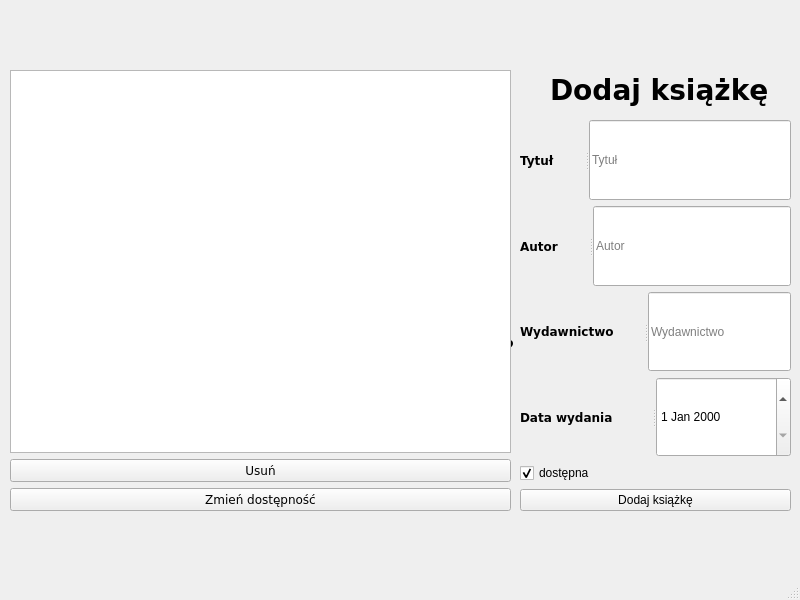
<?xml version="1.0" encoding="UTF-8"?>
<ui version="4.0">
 <class>Add_book</class>
 <widget class="QMainWindow" name="Add_book">
  <property name="geometry">
   <rect>
    <x>0</x>
    <y>0</y>
    <width>800</width>
    <height>600</height>
   </rect>
  </property>
  <property name="windowTitle">
   <string>LibSys</string>
  </property>
  <property name="windowIcon">
   <iconset theme="QIcon::ThemeIcon::UserAvailable"/>
  </property>
  <widget class="QWidget" name="centralwidget">
   <widget class="QLabel" name="label_5">
    <property name="geometry">
     <rect>
      <x>550</x>
      <y>60</y>
      <width>331</width>
      <height>61</height>
     </rect>
    </property>
    <property name="font">
     <font>
      <family>Verdana</family>
      <pointsize>21</pointsize>
      <bold>true</bold>
     </font>
    </property>
    <property name="text">
     <string>Dodaj książkę</string>
    </property>
   </widget>
   <widget class="QLabel" name="label_6">
    <property name="geometry">
     <rect>
      <x>420</x>
      <y>330</y>
      <width>97</width>
      <height>24</height>
     </rect>
    </property>
    <property name="font">
     <font>
      <family>Verdana</family>
      <bold>true</bold>
     </font>
    </property>
    <property name="text">
     <string>Autor</string>
    </property>
   </widget>
   <widget class="QLabel" name="label_7">
    <property name="geometry">
     <rect>
      <x>420</x>
      <y>330</y>
      <width>97</width>
      <height>24</height>
     </rect>
    </property>
    <property name="font">
     <font>
      <family>Verdana</family>
      <bold>true</bold>
     </font>
    </property>
    <property name="text">
     <string>Wydawnictwo</string>
    </property>
   </widget>
   <widget class="QLabel" name="label_8">
    <property name="geometry">
     <rect>
      <x>420</x>
      <y>330</y>
      <width>98</width>
      <height>25</height>
     </rect>
    </property>
    <property name="font">
     <font>
      <family>Verdana</family>
      <bold>true</bold>
     </font>
    </property>
    <property name="text">
     <string>Data wydania</string>
    </property>
   </widget>
   <widget class="QLabel" name="label_9">
    <property name="geometry">
     <rect>
      <x>420</x>
      <y>330</y>
      <width>97</width>
      <height>24</height>
     </rect>
    </property>
    <property name="font">
     <font>
      <family>Verdana</family>
      <bold>true</bold>
     </font>
    </property>
    <property name="text">
     <string>Tytuł</string>
    </property>
   </widget>
   <widget class="QWidget" name="">
    <property name="geometry">
     <rect>
      <x>520</x>
      <y>120</y>
      <width>271</width>
      <height>391</height>
     </rect>
    </property>
    <layout class="QVBoxLayout" name="verticalLayout">
     <item>
      <widget class="QSplitter" name="splitter">
       <property name="orientation">
        <enum>Qt::Orientation::Horizontal</enum>
       </property>
       <widget class="QLabel" name="label">
        <property name="font">
         <font>
          <family>Verdana</family>
          <bold>true</bold>
         </font>
        </property>
        <property name="text">
         <string>Tytuł</string>
        </property>
       </widget>
       <widget class="QLineEdit" name="book_title">
        <property name="placeholderText">
         <string>Tytuł</string>
        </property>
       </widget>
      </widget>
     </item>
     <item>
      <widget class="QSplitter" name="splitter_2">
       <property name="orientation">
        <enum>Qt::Orientation::Horizontal</enum>
       </property>
       <widget class="QLabel" name="label_2">
        <property name="font">
         <font>
          <family>Verdana</family>
          <bold>true</bold>
         </font>
        </property>
        <property name="text">
         <string>Autor</string>
        </property>
       </widget>
       <widget class="QLineEdit" name="book_author">
        <property name="placeholderText">
         <string>Autor</string>
        </property>
       </widget>
      </widget>
     </item>
     <item>
      <widget class="QSplitter" name="splitter_3">
       <property name="orientation">
        <enum>Qt::Orientation::Horizontal</enum>
       </property>
       <widget class="QLabel" name="label_3">
        <property name="font">
         <font>
          <family>Verdana</family>
          <bold>true</bold>
         </font>
        </property>
        <property name="text">
         <string>Wydawnictwo</string>
        </property>
       </widget>
       <widget class="QLineEdit" name="book_publisher">
        <property name="placeholderText">
         <string>Wydawnictwo</string>
        </property>
       </widget>
      </widget>
     </item>
     <item>
      <widget class="QSplitter" name="splitter_4">
       <property name="orientation">
        <enum>Qt::Orientation::Horizontal</enum>
       </property>
       <widget class="QLabel" name="label_4">
        <property name="font">
         <font>
          <family>Verdana</family>
          <bold>true</bold>
         </font>
        </property>
        <property name="text">
         <string>Data wydania</string>
        </property>
       </widget>
       <widget class="QDateEdit" name="book_publish_date"/>
      </widget>
     </item>
     <item>
      <widget class="QCheckBox" name="book_available">
       <property name="acceptDrops">
        <bool>false</bool>
       </property>
       <property name="autoFillBackground">
        <bool>true</bool>
       </property>
       <property name="text">
        <string>dostępna</string>
       </property>
       <property name="checked">
        <bool>true</bool>
       </property>
      </widget>
     </item>
     <item>
      <widget class="QPushButton" name="book_add_book">
       <property name="text">
        <string>Dodaj książkę</string>
       </property>
      </widget>
     </item>
    </layout>
   </widget>
   <widget class="QWidget" name="">
    <property name="geometry">
     <rect>
      <x>10</x>
      <y>70</y>
      <width>501</width>
      <height>441</height>
     </rect>
    </property>
    <layout class="QVBoxLayout" name="verticalLayout_2">
     <item>
      <widget class="QTableView" name="book_table_view">
       <property name="font">
        <font>
         <family>Verdana</family>
        </font>
       </property>
      </widget>
     </item>
     <item>
      <widget class="QPushButton" name="book_delete_button">
       <property name="font">
        <font>
         <family>Verdana</family>
        </font>
       </property>
       <property name="text">
        <string>Usuń</string>
       </property>
      </widget>
     </item>
     <item>
      <widget class="QPushButton" name="book_toggle_button">
       <property name="font">
        <font>
         <family>Verdana</family>
        </font>
       </property>
       <property name="text">
        <string>Zmień dostępność</string>
       </property>
      </widget>
     </item>
    </layout>
   </widget>
  </widget>
  <widget class="QMenuBar" name="menubar">
   <property name="geometry">
    <rect>
     <x>0</x>
     <y>0</y>
     <width>800</width>
     <height>21</height>
    </rect>
   </property>
  </widget>
  <widget class="QStatusBar" name="statusbar"/>
 </widget>
 <resources/>
 <connections/>
</ui>
